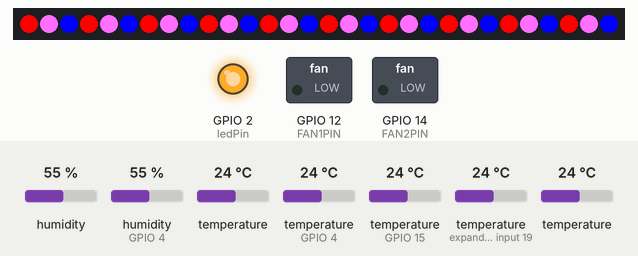
Bench run of a sketch on a simulated ESP32. On the bench: 30 RGB LEDs in strip order, left to right, switched loads named in the sketch (green lamp = pin HIGH), output pins drawn as LEDs (lit = HIGH). Inputs (shaded band) come from the test bench; at power-on: temperature 24 °C, humidity 55 %, humidity (sensor on GPIO 4) 55 %, temperature (sensors on GPIO 4, GPIO 15, expander input 19) 24 °C. WiFi joins after 1.5 s; servers stay silent unless stated.

Above: at 2.7 s.
2.8 s: temperature (sensor 0) set to 41 °C
At 6.24 s:
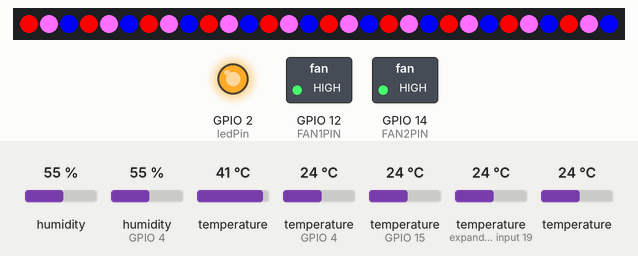
Timing chart, 0 to 7.8 s (numbered marks = the images above; inputs shaded):
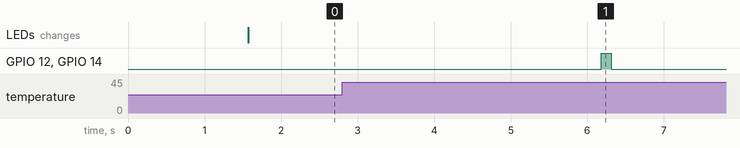

The sketch:

Tesis_control_sys_hydro_V1.5.ino
```cpp
/*  Versión 1.5
    Autor: Ing. Luis Genaro Alvarez Sulecio
    Tesis de sistema hidroponico automatico
    Comentarios:
    - Lectura de módulo RTC DS3231
*/
//---------------------Librerias utilizadas---------------------------
#include <WiFi.h>                 // Libreria para conexion wifi
#include <ArduinoHttpClient.h>    // Librería de arduino para conexiones HTTP
#include <String.h>               // Formato de informacion en tipo String
#include <ArduinoJson.h>          // Formato de informacion en tipo JSON para envio por HTTP
#include <DHT.h>
//#include <time.h>
#include <OneWire.h>
#include <DallasTemperature.h>
#include <Adafruit_NeoPixel.h>
#include <DS3231.h>
#include <Wire.h>

//--------------Pin Definitions---------
#define DHTPIN 4          // 10k Ohm resistor
#define DHTPIN2 0         //    ||    ||
#define ONE_WIRE_BUS 15   // 4.7k Ohm resistor
#define DHTTYPE DHT11
#define FAN1PIN 12        // 100 Ohm resistor
#define FAN2PIN 14        //    ||    ||
#define NEOPIXELPIN 27

//--------------Constant definitions-------------
#define ACTIVE 1
#define IDLE 0
#define DS18_PRECISION 9
#define NUM_PIXELS 30//+32
#define HTTP_TIMEOUT 1500

//------------Structs--------------
struct timerVar
{
	unsigned long start_time;
	unsigned long time_period;
  unsigned long prev_time; // Pending
};

//--------Conexion a internet (wifi)----------

//const char* SSID = "Blue Dragon";
const char* SSID = "Tesis20168";
const char* password = "12345671";

// Detalles del servidor para http
const char* host = "dweet.io"; // Servidor
const int port = 80; // Puerto de conexión para servidor HTTP
// https://dweet.io/get/dweets/for/hydro_test // URL de servidor para lecturas de sensores
// https://dweet.io/get/dweets/for/hydro_LOG  // URL de servidor para informaci[on sobre el estado del sistema

// Variables para tiempo de reconexion de wifi
const int timeout_period = 20;
int network_timeout = 0;
unsigned long network_retry = 300000;
unsigned long wifi_retry_prev_time = 0;
int network_error_flag = 0;
unsigned long previous_time = 0;
unsigned long interval = 1000;

//------------Definicion para cliente WiFi----------

WiFiClient espClient; // Creacion de cliente para conexion WiFi del ESP32
HttpClient client = HttpClient(espClient, host, port); // Cliente para conexión HTTP3

//----------Variables de sensores-----------
float temp_s1 = 0.0;
float hum_s1 = 0.0;
float temp_s2 = 0.0;
float hum_s2 = 0.0;
float w_temp_s1 = 0.0;
float w_temp_s2 = 0.0;
float w_temp_s3 = 0.0;
float ambient_T_min = 0.0;
float ambient_T_max = 0.0;
float ambient_H_min = 0.0;
float ambient_H_max = 0.0;
float setup_temp = 0.0;
float setup_hum = 0.0;
int ambient_temperature_flag = 0; //0 = normal, 1 = low, 2 = high
int ambient_humidity_flag = 0; //0 = normal, 1 = low, 2 = high
int dht_retry_cont = 0;
int max_retry = 2;
int fan_activate = 0;
int fan_state = IDLE;
unsigned long previous_millis_dht = 0;
unsigned long http_prev_time = 0;
unsigned long current_fan_time = 0;
unsigned long srt_prev_time = 0;
unsigned long nst_prev_time = 0;
unsigned long glt_prev_time = 0;
unsigned long current_day_time = 0;

//-------------Contadores------------
int i = 0;
int time_timeout = 0;
unsigned long active_time = 0;  // Tiempo que han estado activas las luces de crecimiento
int day_timer = 0;
int http_send_fail_counter = 0;

//-----------------------Variables generales---------------
bool first_reading = true;
const int ledPin = LED_BUILTIN;  // the number of the LED pin
int ledState = LOW;  // ledState used to set the LED
int neo_pixel_state = 0;
float growLightTime = 8; // horas
int time_of_day = 1;

int morning_time = 6;                                                   // am - Hora local a la que amanece
int night_time = 17;                                                    // pm - Hora local a la que anochece
float day_length = 23.5;                                                // Cantidad de horas en un dia

bool century = false;
bool h12Flag;
bool pmFlag;

//--------------Inicializacion de modulos del sistema----------------
DHT dht_s1(DHTPIN, DHTTYPE);                                            // Activar sensor DHT11 numero 1
DHT dht_s2(DHTPIN2, DHTTYPE);                                           // Activar sensor DHT11 numero 1
OneWire oneWire(ONE_WIRE_BUS);                                          // Bus de comunicacion para sensores de protocolo onewire
DallasTemperature sensors(&oneWire);                                    // Inicializacion de sensores de temperatura de agua
DeviceAddress tankSensor, growChannel1, growChannel2;                   // Definicion de sensores de temperatura de agua
Adafruit_NeoPixel NeoPixel(NUM_PIXELS, NEOPIXELPIN, NEO_GRB + NEO_KHZ800);  // Definicion de luces led (NEOPIXELS)
DS3231 RTC_CLOCK;


//-----------Prototipos de funciones--------
//void initTimers();                                                    // Activar lectura de tiempo real
void initWifi();                                                        // Iniciar conexion WiFi
void httpPostRequest(int sel);                                          // Envio de datos a servidor WiFi
void getTemperatureHumidity();                                          // Lectura de sensores de temperatura y humedad
String packageData(float val1, float val2, float val3, float val4);     // Empaquetado de datos en formato JSON
String performanceLog();                                                // Empaquetado de datos para log de rendimiento
//void getCurrentTime();                                                  // Lectura de tiempo real (mediante modulo RTC DS3231)
float twoValAverage(float dat1, float dat2);                            // Calculo de valor promedio para dos valores
void fanControl();                                                      // Accionamiento de ventiladores
void ambientAirParamsHandler();                                         // Control de parametros ambientales
void waterTempInit();                                                   // Iniciar sensores de temperatura de agua
float getWaterTemperature(DeviceAddress deviceAddress);                 // Lectura de sensores de temperatura de agua
void setNeopixelState();                                                // Cambiar el estado de los leds segun tiempo recorrido
void dayCounter(); // REVISE                                            // Mantener registro de las horas transcurridas desde inicializacion


void setup()
{
  // Configuracioens iniciales
  pinMode(FAN1PIN, OUTPUT);
  pinMode(FAN2PIN, OUTPUT);
  pinMode(ledPin, OUTPUT);
  NeoPixel.begin();
  NeoPixel.clear();   // Apagar luces LED
  NeoPixel.show();    // Actualizar luces LED
  neo_pixel_state = 0;// Indicar que las luces led estan apagadas
  Wire.begin();
  initWifi();
  dht_s1.begin();
  dht_s2.begin();
  waterTempInit();
  sensors.begin();
  //qty_sensors = sensors.getDeviceCount();
}

void loop()
{
  struct timerVar srt;                              // srt = sensor read timer
  struct timerVar nst;                              // nst = network send timer

  if(first_reading == true)
  {
    //------------------Configurar periodo de muestreo----------------------
    srt.time_period = 6000;                         // Lectura de sensores cada 6 segundos
    nst.time_period = 60000;                        // Envio de datos a la nube cada 60 segundos
  }

  srt.start_time = millis();
  nst.start_time = millis();
  if (srt.start_time - srt_prev_time >= srt.time_period)
  {
    srt_prev_time = srt.start_time;
    dht_retry_cont = 0;
    getTemperatureHumidity();     // Lectura de sensores DHT11

    sensors.requestTemperatures();                  // Solicitud de valores de temperatura
    w_temp_s1 = getWaterTemperature(tankSensor);    // Lectura de sensores DS18B20
    w_temp_s2 = getWaterTemperature(growChannel1);  //      |||       |||||
    w_temp_s3 = getWaterTemperature(growChannel2);  //      |||       |||||

    if (first_reading == true)
    {
      first_reading = false;
    }
  }

  //-----------------------Envio de datos a servidor Dweet.io---------------------------
  if (nst.start_time - nst_prev_time >= nst.time_period)
  {
    nst_prev_time = nst.start_time;
    httpPostRequest(0);            // Envio de datos a servidor de Dweet.io
    httpPostRequest(1);            // Envio de datos a servidor de Dweet.io
    /*if (network_error_flag == 0)
    {
      httpPostRequest(0);            // Envio de datos a servidor de Dweet.io
      //delay(1000);                   // Delay para separar envios de datos
      httpPostRequest(1);            // Envio de datos a servidor de Dweet.io
    }*/
  }

  //-----------------Sistemas de control-------------------
  if (first_reading == false)
  {
    // Si ya se cuenta con datos, analizar parametros y ejecutar ciclos de control
    ambientAirParamsHandler();
    fanControl();
  }

  //-----------------Reconeccion a red WIFI--------------------
  struct timerVar wifi_retry;
  wifi_retry.start_time = millis();
  if (wifi_retry.start_time - wifi_retry_prev_time >= network_retry)
  {
    wifi_retry_prev_time = wifi_retry.start_time;
    if (WiFi.status() != WL_CONNECTED)
    {
      network_timeout = 0;
      initWifi();
    }
  }
  if (WiFi.status() == WL_CONNECTED && digitalRead(ledPin) != HIGH)
  {
    ledState = HIGH;
    digitalWrite(ledPin, ledState);
    network_error_flag = 0;
  }
  else if (WiFi.status() != WL_CONNECTED && digitalRead(ledPin) != LOW)
  {
    ledState = LOW;
    digitalWrite(ledPin, ledState);
    network_error_flag = 1;
  }
  //-----------------Actualizacion de hora del dia--------------------
  dayCounter();
  //-----------------Actualizacion de luces de crecimiento---------------
  setNeopixelState();
}

void initWifi() // Conexion a red WiFi utilizando credenciales PEAP no de empresa
{
  if (network_error_flag == 1 && time_of_day == 0) //If couln't connect to wifi after retry and it's night time, restart ESP32 module
  {
    ESP.restart();
  }

  //WiFi.begin(ssid, WPA2_AUTH_PEAP, EAP_IDENTITY, EAP_USERNAME, EAP_PASSWORD); // Para conexion a red wifi de la universidad

  if (network_error_flag != 1)  // Network error flag initialized at 0, this runs only on connection after controller reboot.
  {
    WiFi.disconnect(true);  //disconnect form wifi to set new wifi connection
    WiFi.mode(WIFI_STA);
  }

  WiFi.begin(SSID, password); // Para conexion a red de dispositivo movil

  while (WiFi.status() != WL_CONNECTED && network_timeout < timeout_period)
  {
    struct timerVar current_time;
    current_time.start_time = millis();
    if (current_time.start_time - previous_time >= interval)
    {
      previous_time = current_time.start_time;
      if (ledState == LOW)
      {
      ledState = HIGH;
      }
      else
      {
        ledState = LOW;
      }
      network_timeout++;
      digitalWrite(ledPin, ledState);
    }
  }

  if (WiFi.status() == WL_CONNECTED) // If connection is successfull
  {
    network_error_flag = 0;
    digitalWrite(ledPin, HIGH);
  }
  else if(WiFi.status() != WL_CONNECTED && network_timeout >= timeout_period) // If couldn't connect and exceeded connection timeout, enable network error flag
  {
    network_error_flag = 1;
  }
}


/*
  Función desarrollada según el ejemplo "DweetPost" del repositorio de github de la librería "ArduinoHttpClient.h"
*/
/*
void httpPostRequest(int sel)
{

  struct timerVar timer_http;
  timer_http.time_period = 10000;
  timer_http.start_time = millis();
  if (timer_http.start_time - http_prev_time >= timer_http.time_period)
  {
    String thing_address = "hydro_test";
    String thing_address2 = "hydro_LOG";
    String path = "/dweet/for/" + thing_address;
    String path2 = "/dweet/for/" + thing_address2;
    String content_type = "application/json";
    String post_data = packageData(temp_s1, hum_s1, temp_s2, hum_s2);
    String log_data = performanceLog();

    switch(sel){
      case 0:
        client.post(path, content_type, post_data);
        break;
      case 1:
        client.post(path2, content_type, log_data);
        break;
      default:
        client.post(path, content_type, post_data);
        break;
    }

    int status_code = client.responseStatusCode();
    String response = client.responseBody();
    if (status_code >= 0)
    {
      http_send_fail_counter = 0;
    }
    else
    {
      http_send_fail_counter++;
      if (WiFi.status() != WL_CONNECTED)
      {
        network_error_flag = 1;
      }
    }
  }
}*/

void getTemperatureHumidity()
{
  if (dht_retry_cont < max_retry)
  {
    struct timerVar timer_dht_s1;
    timer_dht_s1.time_period = 2000;
    timer_dht_s1.start_time = millis();
    if (timer_dht_s1.start_time - previous_millis_dht >= timer_dht_s1.time_period)
    {
      previous_millis_dht = timer_dht_s1.start_time;
      temp_s1 = dht_s1.readTemperature();
      hum_s1 = dht_s1.readHumidity();
      temp_s2 = dht_s2.readTemperature();
      hum_s2 = dht_s2.readHumidity();
      if (isnan(hum_s1) || isnan(temp_s1) || isnan(hum_s2) || isnan(temp_s2))
      {
        dht_retry_cont++;
        temp_s1 = 0.0;
        hum_s1 = 0.0;
        temp_s2 = 0.0;
        hum_s2 = 0.0;
        return;
      }
      else
      {
        dht_retry_cont = 0;
      }
    }
  }
}

String packageData(float val1, float val2, float val3, float val4, float val5, float val6, float val7)
{

}

/*
String packageData(float val1, float val2, float val3, float val4)
{
  String start_marker = "{";
  String end_marker = "\"}";
  String separator = "\",";
  String percent = "%";

  String data_package = start_marker;
  data_package += "\"t_s1\":\"";
  data_package += val1;
  data_package += separator;
  data_package += "\"h_s1\":\"";
  data_package += val2;
  data_package += percent;
  data_package += separator;
  data_package += "\"t_s2\":\"";
  data_package += val3;
  data_package += separator;
  data_package += "\"h_s2\":\"";
  data_package += val4;
  data_package += percent;
  data_package += separator;
  data_package += "\"wt_s1\":\"";
  data_package += w_temp_s1;
  data_package += separator;
  data_package += "\"wt_s2\":\"";
  data_package += w_temp_s2;
  data_package += separator;
  data_package += "\"wt_s3\":\"";
  data_package += w_temp_s3;
  data_package += separator;
  data_package += "\"GrowLight\":\"";
  data_package += neo_pixel_state;
  data_package += end_marker;
  return data_package;
}

String performanceLog()
{
  double network_RSSI = WiFi.RSSI();

  String start_marker = "{";
  String end_marker = "\"}";
  String separator = "\",";
  String data_log = start_marker;
  data_log += "\"SSID\":\"";
  data_log += SSID;
  data_log += separator;
  data_log += "\"RSSI\":\"";
  data_log += network_RSSI;
  data_log += separator;
  data_log += "\"HTTP_FAIL_CONT\":\"";
  data_log += http_send_fail_counter;
  data_log += end_marker;
  return data_log;
}
/*
void getCurrentTime()
{
  return;
}*/

void ambientAirParamsHandler()
{
  ambient_T_min = 18.0;
  ambient_T_max = 30.0;
  ambient_H_min = 30.0;
  ambient_H_max = 75.0;

  setup_temp = twoValAverage(temp_s1, temp_s2);
  setup_hum = twoValAverage(hum_s1, hum_s2);
  if (setup_temp < ambient_T_min)
  {
    ambient_temperature_flag = 1;
  }
  else if (setup_hum < ambient_H_min)
  {
    ambient_humidity_flag = 1;
  }
  else if (setup_temp > ambient_T_max || setup_hum > ambient_H_max)
  {
    ambient_temperature_flag = 2;
    fan_activate = 1;
  }
  else
  {
    fan_activate = 0;
  }
}

float twoValAverage(float dat1, float dat2)
{
  float average = 0.0;
  average = (dat1+dat2)/2;
  return average;
}

void fanControl()
{
  if (fan_activate == 1 && fan_state == IDLE)         // La variable fan_state permite evutar que se active el pin constantemente si ya se encendieron los ventiladores
  {
    fan_state = ACTIVE;
    digitalWrite(FAN1PIN, HIGH);
    digitalWrite(FAN2PIN, HIGH);
    struct timerVar timer_fan;
    timer_fan.time_period = 30000;
    timer_fan.start_time = millis();
    //------------------------Activar los ventiladores por n segundos-----------------------------
    if (timer_fan.start_time - current_fan_time > timer_fan.time_period)
    {
      current_fan_time = timer_fan.start_time;
      fan_state = IDLE;
      digitalWrite(FAN1PIN, LOW);
      digitalWrite(FAN2PIN, LOW);
    }
  }
  //--------------------------Desactivar los ventiladores-------------------------------------
  else
  {
    digitalWrite(FAN1PIN, LOW);
    digitalWrite(FAN2PIN, LOW);
  }
}

void waterTempInit()
{
  sensors.begin();
  if (!sensors.getAddress(tankSensor, 0));
  if (!sensors.getAddress(growChannel1, 1));
  if (!sensors.getAddress(growChannel2, 2));

  sensors.setResolution(tankSensor, DS18_PRECISION);
  sensors.setResolution(growChannel1, DS18_PRECISION);
  sensors.setResolution(growChannel2, DS18_PRECISION);
}

float getWaterTemperature(DeviceAddress deviceAddress)
{
  float tempC = sensors.getTempC(deviceAddress);
  if(tempC == DEVICE_DISCONNECTED_C)
  {
    tempC = 0.0;
    return tempC;
  }
  return tempC;
}

void setNeopixelState()
{
  if (time_of_day == 1)       // Conversion de horasa minutos para el tiempo de luz
  {
    if (active_time < (growLightTime*60))
    {
      struct timerVar lightingTime;
      lightingTime.start_time = millis();
      lightingTime.time_period = 60000;
      if (lightingTime.start_time - glt_prev_time >= lightingTime.time_period)
      {
        active_time++;
        glt_prev_time = lightingTime.start_time;
      }
      if (neo_pixel_state == 0)
      {
        neo_pixel_state = 1;
        NeoPixel.clear();  //
        for (int pixel = 0; pixel < NUM_PIXELS; pixel++) {           // for each pixel
          NeoPixel.setPixelColor(3*pixel, NeoPixel.Color(255, 0, 0));  // Rojo
          NeoPixel.setPixelColor((3*pixel)-1, NeoPixel.Color(0, 0, 255));  // Azul
          NeoPixel.setPixelColor((3*pixel)-2, NeoPixel.Color(255, 110, 255));  // Fusia
        }
        NeoPixel.show();  // update to the NeoPixel Led Strip
      }
    }
  }

  if (active_time >= growLightTime && neo_pixel_state == 1)
  {
    NeoPixel.clear();   // Apagar luces LED
    NeoPixel.show();    // Actualizar luces LED
    neo_pixel_state = 0;
  }
}

void dayCounter()
{
  struct timerVar dayCycle;
  dayCycle.start_time = millis();
  dayCycle.time_period = 60000;
  if (dayCycle.start_time - current_day_time >= dayCycle.time_period)
  {
    day_timer++;
    current_day_time = dayCycle.start_time;
    if (day_timer >= (morning_time*60))
    {
      time_of_day = 1;
    }
    else if (day_timer >= (night_time*60))
    {
      time_of_day = 0;
      active_time = 0;
    }
    else if (day_timer >= (day_length*60))
    {
      day_timer = 0;
      //current_day_time = 0;
    }
  }
}
```

Measured:
- after the input at 2.8 s, GPIO 12 (FAN1PIN), GPIO 14 (FAN2PIN): LOW → HIGH after 3.4 s, → LOW 0.13 s later
